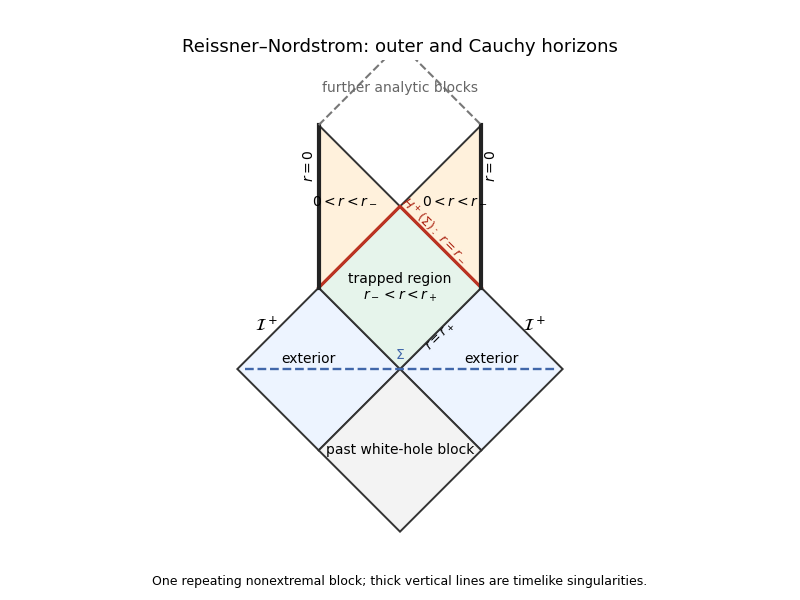

This figure's Python source:
"""Original schematic for Paper 58. Python 3.14; root matplotlib/numpy dependencies.
Caller supplies MPLCONFIGDIR; output is this script's basename PNG in cwd only.
"""
from pathlib import Path
import os
if not os.environ.get("MPLCONFIGDIR"):
    raise RuntimeError("Set MPLCONFIGDIR to a caller-owned writable cache directory")
import matplotlib
matplotlib.use("Agg")
import matplotlib.pyplot as plt
from matplotlib.patches import Polygon
import numpy as np
plt.rcParams.update({"font.size": 10, "axes.titlesize": 13})
fig,ax=plt.subplots(figsize=(8,6),facecolor="white")
def poly(points, color="white", edge="#333333", alpha=1):
    ax.add_patch(Polygon(points, closed=True, facecolor=color, edgecolor=edge, lw=1.4, alpha=alpha))
def line(points, color="#333333", style="-", lw=1.5):
    xs,ys=zip(*points);ax.plot(xs,ys,color=color,ls=style,lw=lw)
def label(x,y,s,**kw): ax.text(x,y,s,ha="center",va="center",**kw)
poly([(0,0),(2,2),(4,0),(2,-2)],"#edf4ff")
poly([(0,0),(-2,2),(-4,0),(-2,-2)],"#edf4ff")
poly([(0,0),(2,2),(0,4),(-2,2)],"#e6f4eb")
poly([(0,0),(2,-2),(0,-4),(-2,-2)],"#f3f3f3")
poly([(2,2),(0,4),(2,6)],"#fff1dc")
poly([(-2,2),(0,4),(-2,6)],"#fff1dc")
line([(-2,2),(0,4),(2,2)],"#bb3322",lw=2.3)
line([(2,2),(2,6)],"#222222",lw=3)
line([(-2,2),(-2,6)],"#222222",lw=3)
line([(-3.8,0),(3.8,0)],"#4167aa","--",1.7)
line([(-2,6),(0,8),(2,6)],"#777777","--")
label(0,2,"trapped region\n$r_-<r<r_+$")
label(2.25,.25,"exterior")
label(-2.25,.25,"exterior")
label(0,-2,"past white-hole block")
label(1.35,4.15,"$0<r<r_-$")
label(-1.35,4.15,"$0<r<r_-$")
label(0,.35,r"$\Sigma$",color="#4167aa")
label(.85,3.4,r"$H^+(\Sigma):\ r=r_-$",color="#aa2211",rotation=-45,fontsize=9)
label(1,.8,r"$r=r_+$",rotation=45,fontsize=9)
label(2.25,5,r"$r=0$",rotation=90)
label(-2.25,5,r"$r=0$",rotation=90)
label(3.3,1.1,r"$\mathcal{I}^+$",fontsize=12)
label(-3.3,1.1,r"$\mathcal{I}^+$",fontsize=12)
label(0,6.9,"further analytic blocks",color="#666666")
ax.set_xlim(-4.8,4.8);ax.set_ylim(-4.5,7.6);ax.set_aspect("equal");ax.axis("off")
ax.set_title("Reissner–Nordstrom: outer and Cauchy horizons")
fig.subplots_adjust(left=.04,right=.96,top=.90,bottom=.08)
fig.text(.5,.025,"One repeating nonextremal block; thick vertical lines are timelike singularities.",ha="center",fontsize=9)
fig.savefig(Path.cwd() / (Path(__file__).stem + ".png"), dpi=100, facecolor="white", transparent=False)
plt.close(fig)
